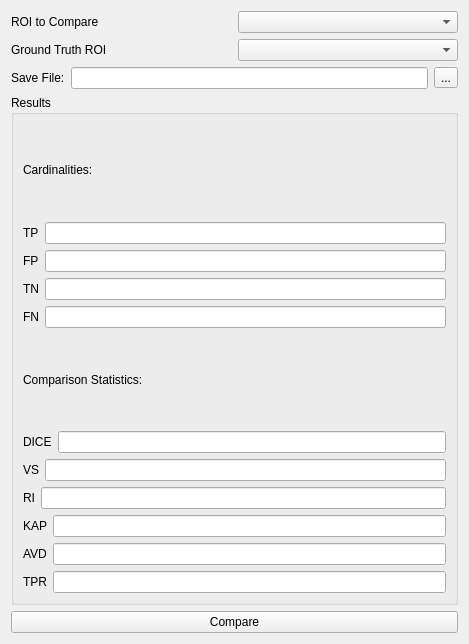
<?xml version="1.0" encoding="UTF-8"?>
<ui version="4.0">
 <class>MainForm</class>
 <widget class="QWidget" name="MainForm">
  <property name="enabled">
   <bool>true</bool>
  </property>
  <property name="geometry">
   <rect>
    <x>0</x>
    <y>0</y>
    <width>469</width>
    <height>644</height>
   </rect>
  </property>
  <layout class="QVBoxLayout" name="verticalLayout">
   <item>
    <layout class="QHBoxLayout" name="horizontalLayout_2">
     <item>
      <widget class="QLabel" name="label_2">
       <property name="text">
        <string>ROI to Compare</string>
       </property>
      </widget>
     </item>
     <item>
      <widget class="OrsObjectClassComboBox" name="comboBox_ROItoCompare">
       <property name="editable">
        <bool>false</bool>
       </property>
       <property name="currentText">
        <string/>
       </property>
      </widget>
     </item>
    </layout>
   </item>
   <item>
    <layout class="QHBoxLayout" name="horizontalLayout">
     <item>
      <widget class="QLabel" name="label">
       <property name="text">
        <string>Ground Truth ROI</string>
       </property>
      </widget>
     </item>
     <item>
      <widget class="OrsObjectClassComboBox" name="comboBox_GoldStandardROI"/>
     </item>
    </layout>
   </item>
   <item>
    <layout class="QHBoxLayout" name="horizontalLayout_3">
     <item>
      <widget class="QLabel" name="label_3">
       <property name="text">
        <string>Save File:</string>
       </property>
      </widget>
     </item>
     <item>
      <widget class="QLineEdit" name="lineEdit_FileName">
       <property name="readOnly">
        <bool>true</bool>
       </property>
      </widget>
     </item>
     <item>
      <widget class="QToolButton" name="toolButton_OpenFileBrowser">
       <property name="text">
        <string>...</string>
       </property>
      </widget>
     </item>
    </layout>
   </item>
   <item>
    <widget class="QGroupBox" name="groupBox_Results">
     <property name="title">
      <string>Results</string>
     </property>
     <layout class="QVBoxLayout" name="verticalLayout_2">
      <item>
       <widget class="QLabel" name="label_13">
        <property name="text">
         <string>Cardinalities:</string>
        </property>
       </widget>
      </item>
      <item>
       <layout class="QHBoxLayout" name="horizontalLayout_4">
        <item>
         <widget class="QLabel" name="label_4">
          <property name="text">
           <string>TP</string>
          </property>
         </widget>
        </item>
        <item>
         <widget class="QLineEdit" name="lineEdit_valueTP">
          <property name="enabled">
           <bool>true</bool>
          </property>
          <property name="toolTip">
           <string extracomment="True Positive - voxels on in both images (tool tip)"/>
          </property>
          <property name="toolTipDuration">
           <number>4</number>
          </property>
          <property name="whatsThis">
           <string extracomment="True Positive - voxels on in both images (whats This)"/>
          </property>
          <property name="readOnly">
           <bool>true</bool>
          </property>
         </widget>
        </item>
       </layout>
      </item>
      <item>
       <layout class="QHBoxLayout" name="horizontalLayout_5">
        <item>
         <widget class="QLabel" name="label_5">
          <property name="text">
           <string>FP</string>
          </property>
         </widget>
        </item>
        <item>
         <widget class="QLineEdit" name="lineEdit_valueFP">
          <property name="enabled">
           <bool>true</bool>
          </property>
          <property name="readOnly">
           <bool>true</bool>
          </property>
         </widget>
        </item>
       </layout>
      </item>
      <item>
       <layout class="QHBoxLayout" name="horizontalLayout_8">
        <item>
         <widget class="QLabel" name="label_8">
          <property name="text">
           <string>TN</string>
          </property>
         </widget>
        </item>
        <item>
         <widget class="QLineEdit" name="lineEdit_valueTN">
          <property name="enabled">
           <bool>true</bool>
          </property>
          <property name="readOnly">
           <bool>true</bool>
          </property>
         </widget>
        </item>
       </layout>
      </item>
      <item>
       <layout class="QHBoxLayout" name="horizontalLayout_6">
        <item>
         <widget class="QLabel" name="label_6">
          <property name="text">
           <string>FN</string>
          </property>
         </widget>
        </item>
        <item>
         <widget class="QLineEdit" name="lineEdit_valueFN">
          <property name="enabled">
           <bool>true</bool>
          </property>
          <property name="readOnly">
           <bool>true</bool>
          </property>
         </widget>
        </item>
       </layout>
      </item>
      <item>
       <widget class="QLabel" name="label_12">
        <property name="text">
         <string>Comparison Statistics:</string>
        </property>
       </widget>
      </item>
      <item>
       <layout class="QHBoxLayout" name="horizontalLayout_7">
        <item>
         <widget class="QLabel" name="label_7">
          <property name="text">
           <string>DICE</string>
          </property>
         </widget>
        </item>
        <item>
         <widget class="QLineEdit" name="lineEdit_valueDSC">
          <property name="enabled">
           <bool>true</bool>
          </property>
          <property name="readOnly">
           <bool>true</bool>
          </property>
         </widget>
        </item>
       </layout>
      </item>
      <item>
       <layout class="QHBoxLayout" name="horizontalLayout_10">
        <item>
         <widget class="QLabel" name="label_9">
          <property name="text">
           <string>VS</string>
          </property>
         </widget>
        </item>
        <item>
         <widget class="QLineEdit" name="lineEdit_valueVS">
          <property name="enabled">
           <bool>true</bool>
          </property>
          <property name="readOnly">
           <bool>true</bool>
          </property>
         </widget>
        </item>
       </layout>
      </item>
      <item>
       <layout class="QHBoxLayout" name="horizontalLayout_9">
        <item>
         <widget class="QLabel" name="label_10">
          <property name="text">
           <string>RI</string>
          </property>
         </widget>
        </item>
        <item>
         <widget class="QLineEdit" name="lineEdit_valueRI">
          <property name="enabled">
           <bool>true</bool>
          </property>
          <property name="readOnly">
           <bool>true</bool>
          </property>
         </widget>
        </item>
       </layout>
      </item>
      <item>
       <layout class="QHBoxLayout" name="horizontalLayout_11">
        <item>
         <widget class="QLabel" name="label_11">
          <property name="text">
           <string>KAP</string>
          </property>
         </widget>
        </item>
        <item>
         <widget class="QLineEdit" name="lineEdit_valueKAP">
          <property name="enabled">
           <bool>true</bool>
          </property>
          <property name="readOnly">
           <bool>true</bool>
          </property>
         </widget>
        </item>
       </layout>
      </item>
      <item>
       <layout class="QHBoxLayout" name="horizontalLayout_12">
        <item>
         <widget class="QLabel" name="label_14">
          <property name="text">
           <string>AVD</string>
          </property>
         </widget>
        </item>
        <item>
         <widget class="QLineEdit" name="lineEdit_valueAVD">
          <property name="readOnly">
           <bool>true</bool>
          </property>
         </widget>
        </item>
       </layout>
      </item>
      <item>
       <layout class="QHBoxLayout" name="horizontalLayout_13">
        <item>
         <widget class="QLabel" name="label_15">
          <property name="text">
           <string>TPR</string>
          </property>
         </widget>
        </item>
        <item>
         <widget class="QLineEdit" name="lineEdit_valueTPR">
          <property name="readOnly">
           <bool>true</bool>
          </property>
         </widget>
        </item>
       </layout>
      </item>
     </layout>
    </widget>
   </item>
   <item>
    <widget class="QPushButton" name="pushButton_Compare">
     <property name="text">
      <string>Compare</string>
     </property>
    </widget>
   </item>
  </layout>
 </widget>
 <customwidgets>
  <customwidget>
   <class>OrsObjectClassComboBox</class>
   <extends>QComboBox</extends>
   <header>ORSServiceClass.ORSWidget.orsobjectclasscombobox.orsobjectclasscombobox</header>
  </customwidget>
 </customwidgets>
 <resources/>
 <connections/>
</ui>
